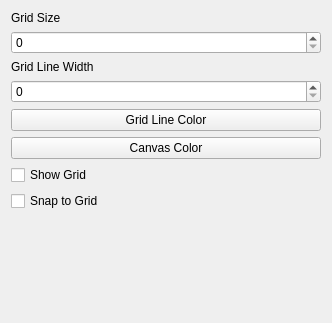
<?xml version="1.0" encoding="UTF-8"?>
<ui version="4.0">
 <class>Form</class>
 <widget class="QWidget" name="Form">
  <property name="geometry">
   <rect>
    <x>0</x>
    <y>0</y>
    <width>332</width>
    <height>323</height>
   </rect>
  </property>
  <property name="windowTitle">
   <string>Form</string>
  </property>
  <layout class="QGridLayout" name="gridLayout">
   <item row="4" column="0">
    <widget class="QPushButton" name="gridLineColorButton">
     <property name="text">
      <string>Grid Line Color</string>
     </property>
    </widget>
   </item>
   <item row="7" column="0">
    <widget class="QCheckBox" name="snap_to_grid_checkbox">
     <property name="font">
      <font>
       <bold>false</bold>
      </font>
     </property>
     <property name="text">
      <string>Snap to Grid</string>
     </property>
    </widget>
   </item>
   <item row="3" column="0">
    <widget class="QSpinBox" name="grid_line_width_spinbox"/>
   </item>
   <item row="6" column="0">
    <widget class="QCheckBox" name="show_grid_checkbox">
     <property name="font">
      <font>
       <bold>false</bold>
      </font>
     </property>
     <property name="text">
      <string>Show Grid</string>
     </property>
    </widget>
   </item>
   <item row="1" column="0">
    <widget class="QSpinBox" name="grid_size_spinbox">
     <property name="maximum">
      <number>512</number>
     </property>
    </widget>
   </item>
   <item row="8" column="0">
    <spacer name="verticalSpacer">
     <property name="orientation">
      <enum>Qt::Vertical</enum>
     </property>
     <property name="sizeHint" stdset="0">
      <size>
       <width>20</width>
       <height>72</height>
      </size>
     </property>
    </spacer>
   </item>
   <item row="0" column="0">
    <widget class="QLabel" name="label">
     <property name="font">
      <font>
       <bold>false</bold>
      </font>
     </property>
     <property name="text">
      <string>Grid Size</string>
     </property>
    </widget>
   </item>
   <item row="2" column="0">
    <widget class="QLabel" name="label_2">
     <property name="font">
      <font>
       <bold>false</bold>
      </font>
     </property>
     <property name="text">
      <string>Grid Line Width</string>
     </property>
    </widget>
   </item>
   <item row="5" column="0">
    <widget class="QPushButton" name="canvas_color">
     <property name="text">
      <string>Canvas Color</string>
     </property>
    </widget>
   </item>
  </layout>
 </widget>
 <resources/>
 <connections/>
</ui>
